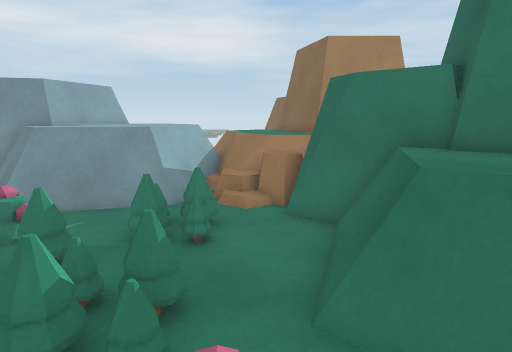
view 1 (above)

24 first-person views from a walk through a 3-D level made in the Unity game engine. The camera is 1.4 m above the floor, tilts 10° down and sees 75° across. The floor is counted in squares, 0.5 m on a side. Each view is taken from the middle of a square. On the plan, view 1 faces up. The plan holds only what a view shows up to about 20 squares ahead; the rest is blank. The place goes on beyond the plan.

view 2
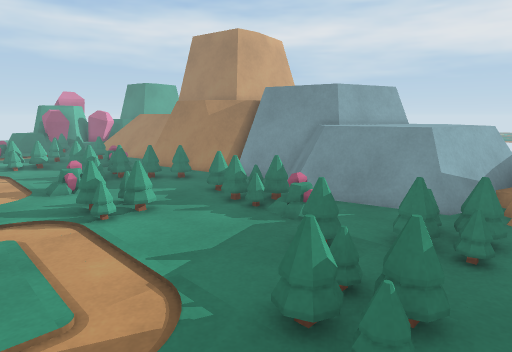

view 3
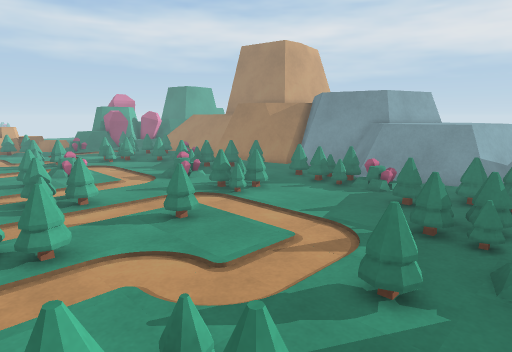

view 4
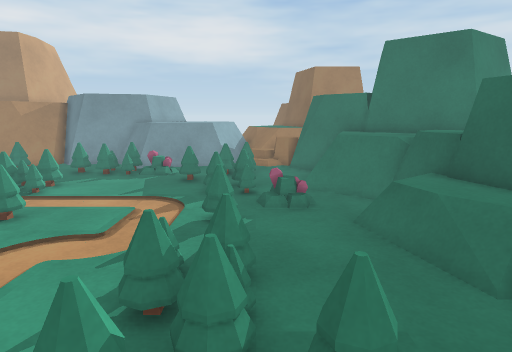

view 5
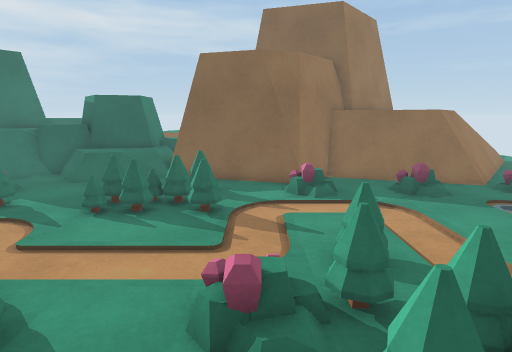

view 6
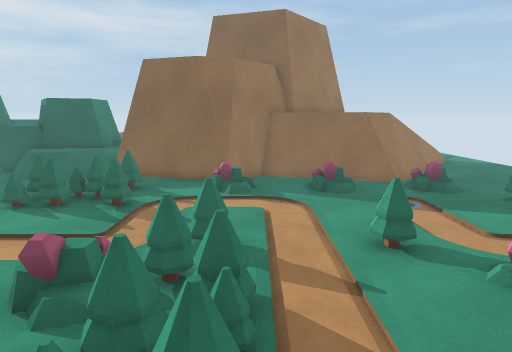

view 7
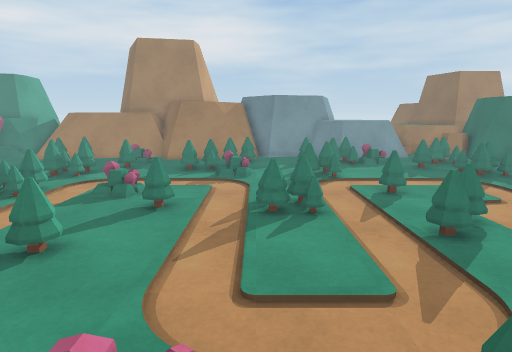

view 8
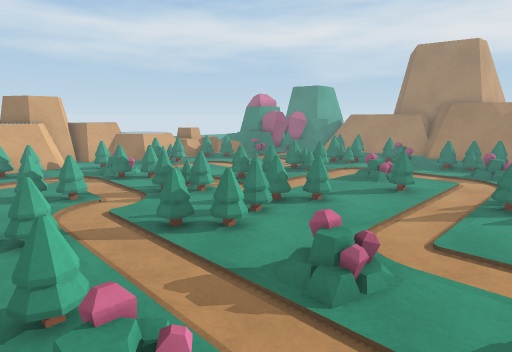

view 9
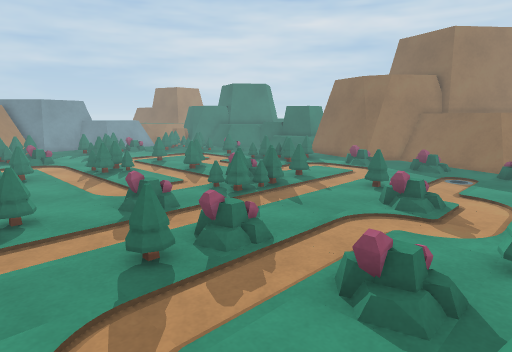

view 10
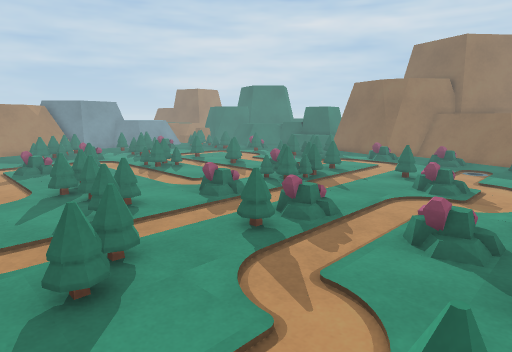

view 11
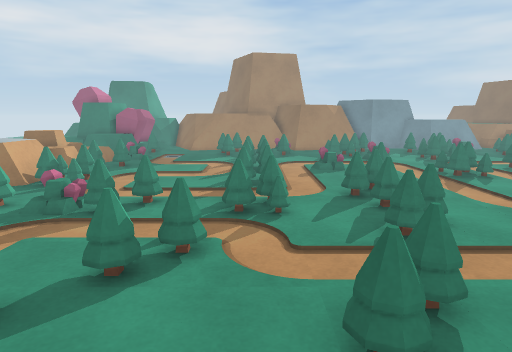

view 12
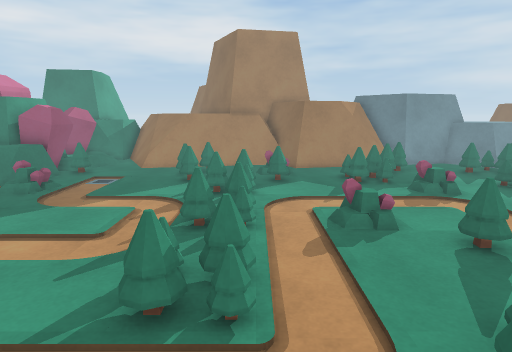

view 13
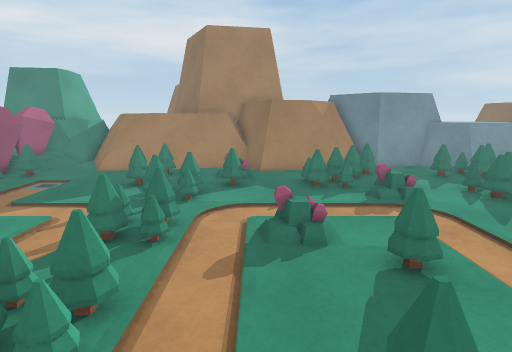

view 14
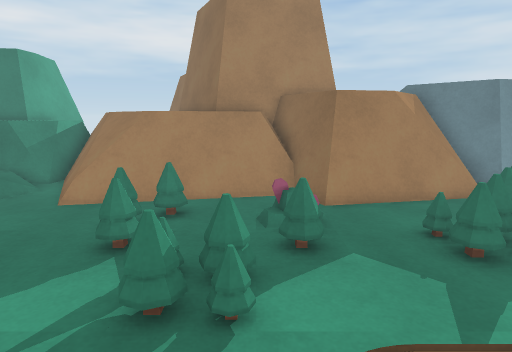

view 15
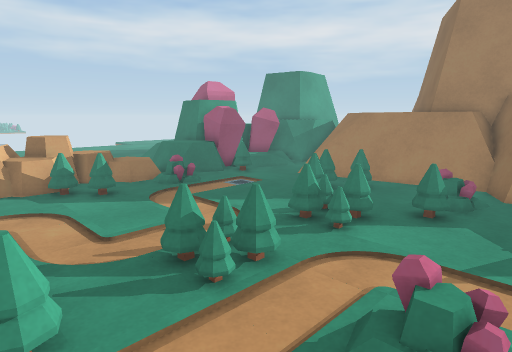

view 16
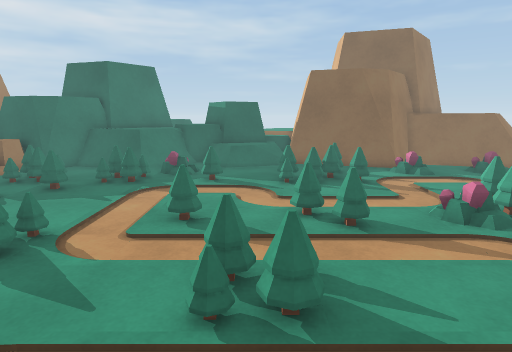

view 17
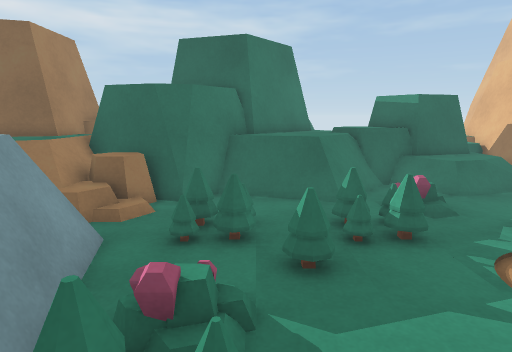

view 18
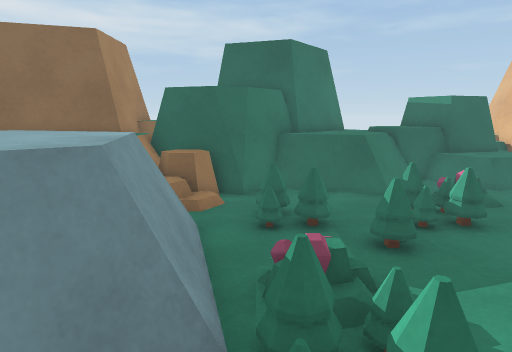

view 19
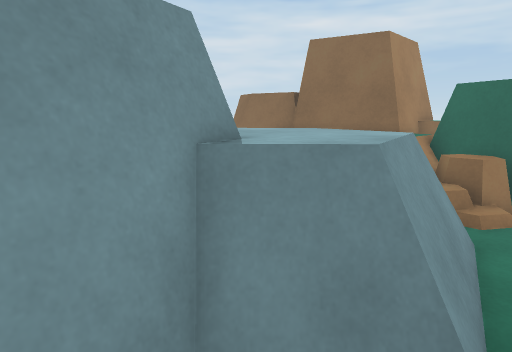

view 20
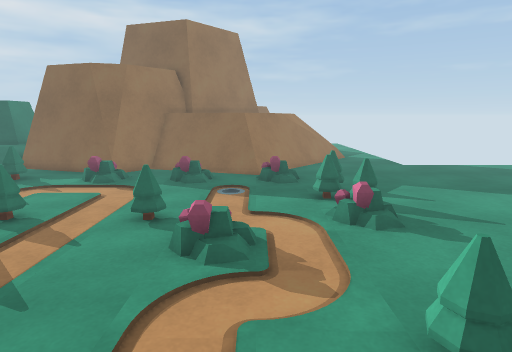

view 21
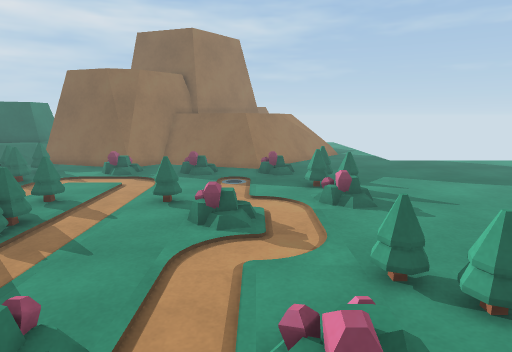

view 22
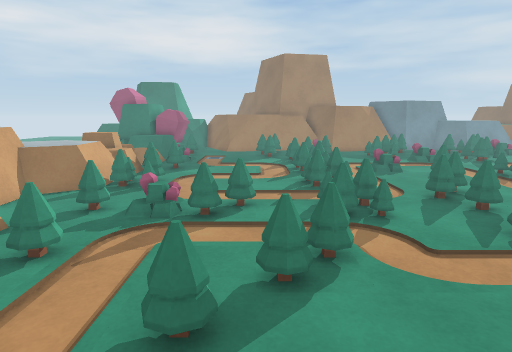

view 23
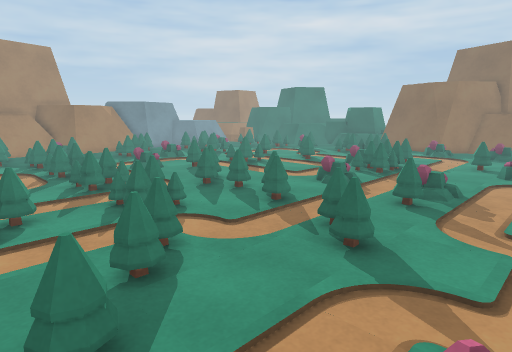

view 24
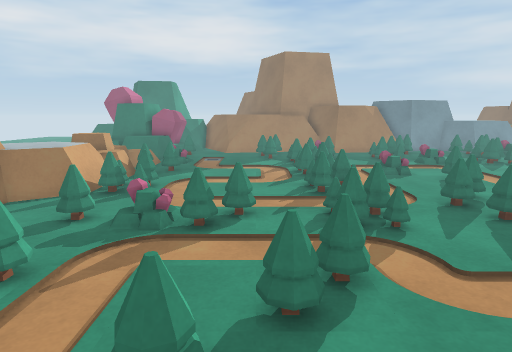

### Floor plan
Key: @ floor where view 1 was taken; # wall or solid block; x gap in a wall; . main floor; : floor 0.25 m higher than the main floor; + floor 1 m higher than the main floor; * floor 1.25 m higher than the main floor; % floor 1.5 m higher than the main floor; / step, stairs or slope; = window, fence, low wall or low ledge; ^ raised ledge; C crystal; O other object.
Columns run from 31 left of view 1 to 7 right of it. Each row starts with its distance up from view 1.
 14 #==##             #    #^^^^^=OOOOOOO
 13 #==#*% ##         ######^^^^#=  OO#
 12 O/ =+########  ########^^^^^##  O##
 11  /.==^^====######^=====#^###=.:OO#
 10  /.#=###....x===##.....====#....=#
  9 O......==........==....==....==.=###
  8 O=....==...C.....=...==== ..===..=###
  7 O.....=....x...==.....==....==...==^#
  6 O......=...=..===..........=.....=^^^##
  5  ........==...==.....==......==.#^^^^^#
  4  C......===......C..===.....===.#==^^^^
  3  .......==..........==......==...#=#OO
  2  ..............................C..#OOO
  1  ==......==........................OOO
  0 ==......===..C.........=.....=.@..OOO
 -1 O.......==.........==............:OOO
 -2 ...............=..===.............OOOOO
 -3  ==......==.......==...==....==...OOOOO
 -4 ===.....===...........==....===...=#==O
 -5 ==......==...==.......=......==...#####
 -6 ............==..............==.=..##
 -7 .....==..==.=...............=....=#
 -8 .=.C==..===..=.........C.........##
 -9 ....=...==...==......=.==........##
-10 ............==...C..====.=.....C.###
-11 .==....==...=.......===...........###
-12 ==....==..........................=###
-13  .....=....==.....................=#^#
-14   ...=....==...=.C.......=.....C.#^#
-15       ....=............. ........=#^
-16        ................C.........=#^
-17       . .........................=##^
-18     . .  ........C.............C.#=##^
-19            ==......==......==.....#=##
-20          . =. .= .==.....C==.=......=^^

Where each view was taken, in squares from view 1:
view 1: 0 up, 0 right, facing up
view 2: 0 up, 0 right, facing up-left
view 3: 5 down, 0 right, facing up-left
view 4: 9 down, 1 left, facing up
view 5: 8 down, 12 left, facing right
view 6: 11 down, 13 left, facing right
view 7: 12 down, 13 left, facing up
view 8: 15 down, 11 left, facing up-left
view 9: 20 down, 19 left, facing up-right
view 10: 20 down, 22 left, facing up-right
view 11: 18 down, 22 left, facing up
view 12: 9 down, 21 left, facing up
view 13: 8 down, 19 left, facing up
view 14: 1 down, 21 left, facing up
view 15: 4 down, 17 left, facing up-left
view 16: 2 down, 17 left, facing right
view 17: 7 up, 10 left, facing right
view 18: 9 up, 11 left, facing right
view 19: 9 up, 11 left, facing up-right
view 20: 17 down, 15 left, facing right
view 21: 17 down, 17 left, facing right
view 22: 18 down, 25 left, facing up
view 23: 18 down, 27 left, facing up-right
view 24: 17 down, 25 left, facing up
